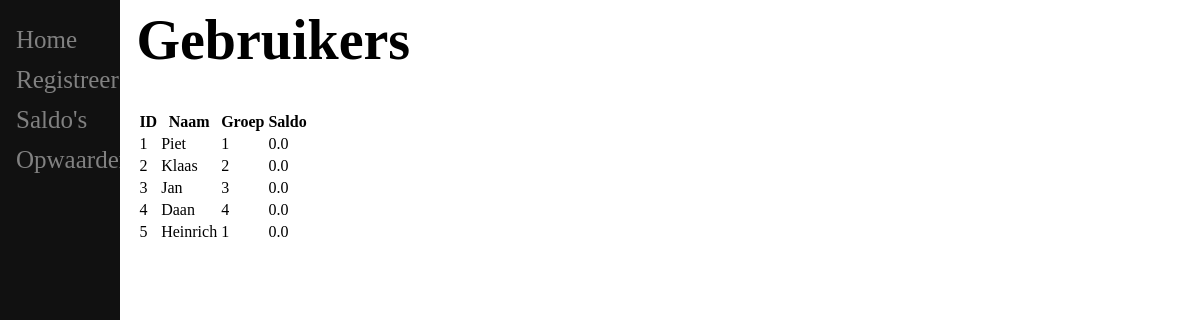
/users, run on an earlier commit of the app's database.
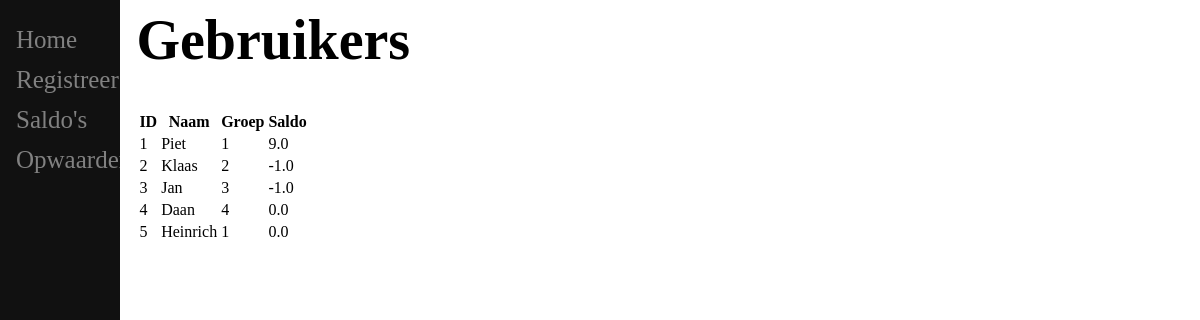
And on a later commit of the database.
### app/models.py (models this page shows, shortened)
class User(db.Model):
    id = db.Column(db.Integer, primary_key=True)
    name = db.Column(db.String(64), index=True)
    usergroup_id = db.Column(db.Integer, db.ForeignKey('usergroup.id'))
    balance = db.Column(db.Float, default=0)
    upgrades = db.relationship('Upgrade', backref='author', lazy='dynamic')
    purchases = db.relationship('Purchase', backref='author', lazy='dynamic')

### app/routes.py (the view)
@app.route('/users')
def users():
    return render_template('users.html', title='Gebruikers', User=User)

### app/templates/users.html
{% extends "base.html" %}
{% block content %}
    <h1>Gebruikers</h1>
    <table>
        <tr>
            <th>ID</th>
            <th>Naam</th>
            <th>Groep</th>
            <th>Saldo</th>
        </tr>
        {% for u in User.query.all() %}
        <tr>
            <td>{{ u.id }}</td>
            <td>{{ u.name }}</td>
            <td>{{ u.usergroup_id }}</td>
            <td>{{ u.balance }}</td>
        </tr>
        {% endfor %}
    </table>
{% endblock %}

What changed in the data, as far as the page shows it:
changed User "Piet": balance "0.0" → "9.0"
changed User "Klaas": balance "0.0" → "-1.0"
changed User "Jan": balance "0.0" → "-1.0"
